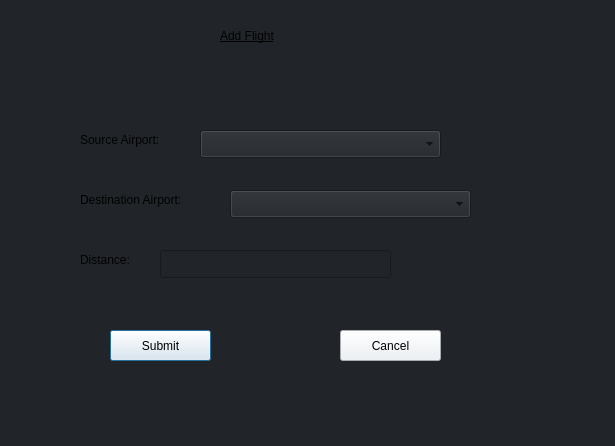
<?xml version="1.0" encoding="UTF-8"?>
<ui version="4.0">
 <class>Add_Flight</class>
 <widget class="QDialog" name="Add_Flight">
  <property name="geometry">
   <rect>
    <x>0</x>
    <y>0</y>
    <width>615</width>
    <height>446</height>
   </rect>
  </property>
  <property name="windowTitle">
   <string>Add Flight</string>
  </property>
  <property name="styleSheet">
   <string notr="true">background-color: rgb(33, 37, 41);</string>
  </property>
  <widget class="QLabel" name="label">
   <property name="geometry">
    <rect>
     <x>220</x>
     <y>20</y>
     <width>161</width>
     <height>31</height>
    </rect>
   </property>
   <property name="styleSheet">
    <string notr="true">
font: 700 18pt &quot;Segoe UI&quot;;
text-decoration: underline;</string>
   </property>
   <property name="text">
    <string>Add Flight</string>
   </property>
  </widget>
  <widget class="QLabel" name="label_2">
   <property name="geometry">
    <rect>
     <x>80</x>
     <y>130</y>
     <width>111</width>
     <height>20</height>
    </rect>
   </property>
   <property name="styleSheet">
    <string notr="true">font: 700 9pt &quot;Segoe UI&quot;;</string>
   </property>
   <property name="text">
    <string>Source Airport:</string>
   </property>
  </widget>
  <widget class="QLabel" name="label_3">
   <property name="geometry">
    <rect>
     <x>80</x>
     <y>190</y>
     <width>141</width>
     <height>20</height>
    </rect>
   </property>
   <property name="styleSheet">
    <string notr="true">font: 700 9pt &quot;Segoe UI&quot;;</string>
   </property>
   <property name="text">
    <string>Destination Airport: </string>
   </property>
  </widget>
  <widget class="QComboBox" name="sourceComboBox">
   <property name="geometry">
    <rect>
     <x>200</x>
     <y>130</y>
     <width>241</width>
     <height>28</height>
    </rect>
   </property>
  </widget>
  <widget class="QComboBox" name="destinationComboBox">
   <property name="geometry">
    <rect>
     <x>230</x>
     <y>190</y>
     <width>241</width>
     <height>28</height>
    </rect>
   </property>
  </widget>
  <widget class="QPushButton" name="submit_button">
   <property name="geometry">
    <rect>
     <x>110</x>
     <y>330</y>
     <width>101</width>
     <height>31</height>
    </rect>
   </property>
   <property name="styleSheet">
    <string notr="true">background-color: rgb(235, 240, 245);
color: rgb(0, 0, 0);
font: 700 9pt &quot;Segoe UI&quot;;
</string>
   </property>
   <property name="text">
    <string>Submit</string>
   </property>
  </widget>
  <widget class="QPushButton" name="cancel_button">
   <property name="geometry">
    <rect>
     <x>340</x>
     <y>330</y>
     <width>101</width>
     <height>31</height>
    </rect>
   </property>
   <property name="styleSheet">
    <string notr="true">background-color: rgb(235, 240, 245);
color: rgb(0, 0, 0);
font: 700 9pt &quot;Segoe UI&quot;;</string>
   </property>
   <property name="text">
    <string>Cancel</string>
   </property>
  </widget>
  <widget class="QLabel" name="label_5">
   <property name="geometry">
    <rect>
     <x>80</x>
     <y>250</y>
     <width>63</width>
     <height>20</height>
    </rect>
   </property>
   <property name="styleSheet">
    <string notr="true">font: 700 9pt &quot;Segoe UI&quot;;</string>
   </property>
   <property name="text">
    <string>Distance:</string>
   </property>
  </widget>
  <widget class="QLineEdit" name="distanceLineEdit">
   <property name="geometry">
    <rect>
     <x>160</x>
     <y>250</y>
     <width>231</width>
     <height>28</height>
    </rect>
   </property>
   <property name="text">
    <string/>
   </property>
  </widget>
 </widget>
 <resources/>
 <connections/>
</ui>
